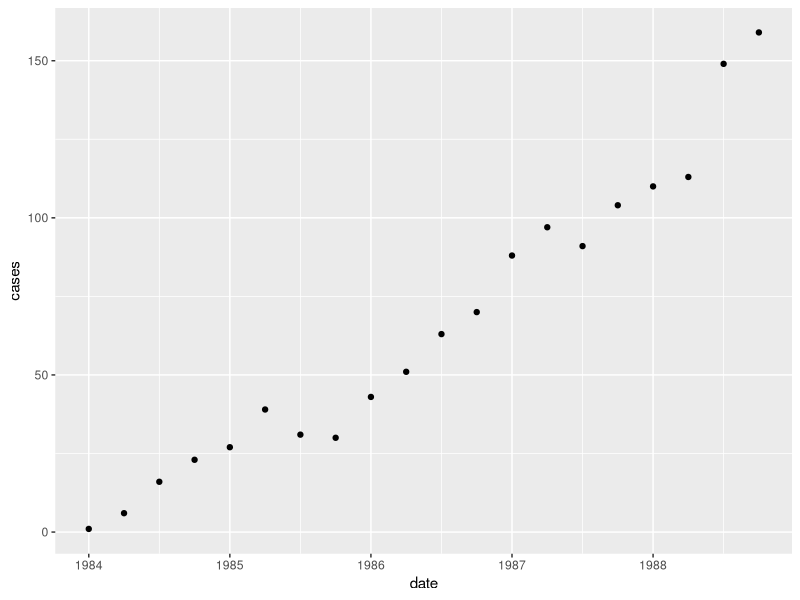
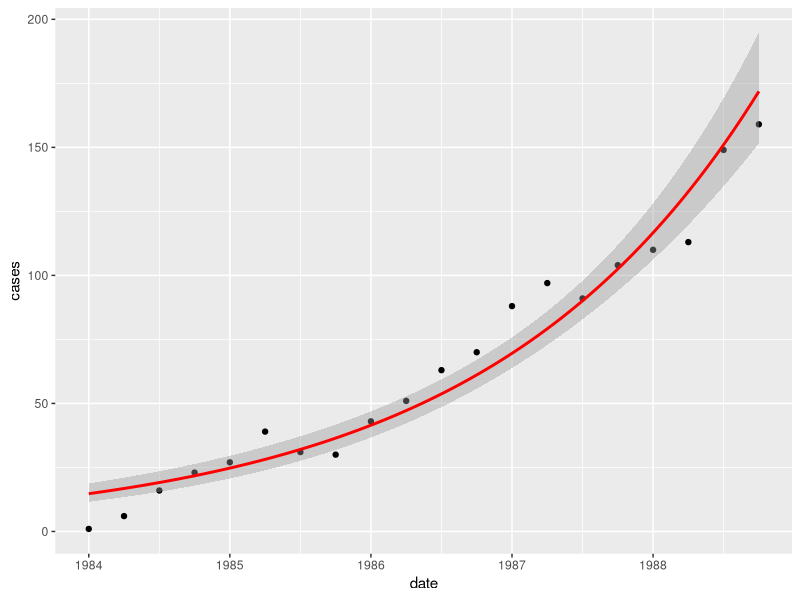
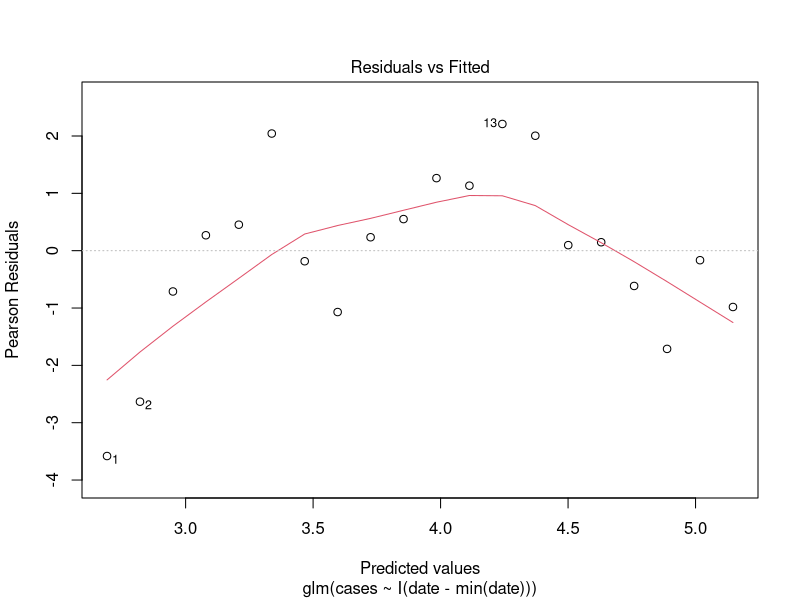
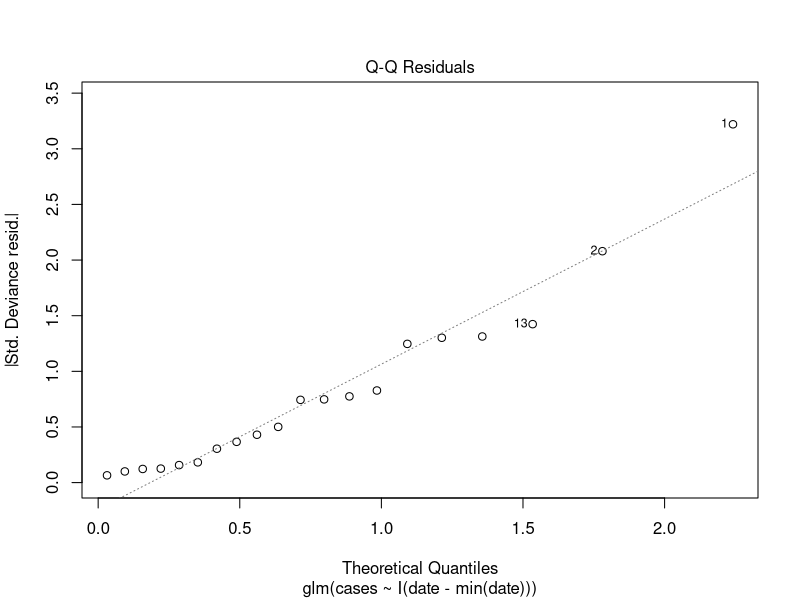
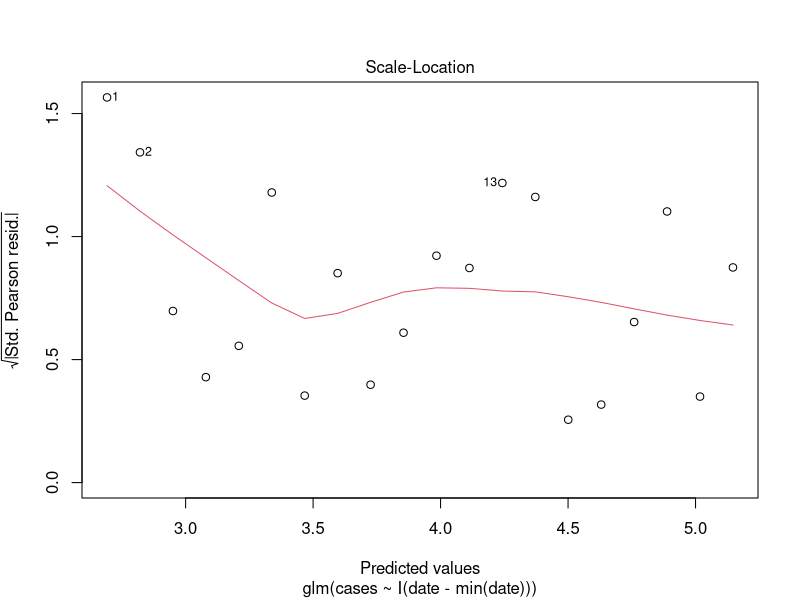
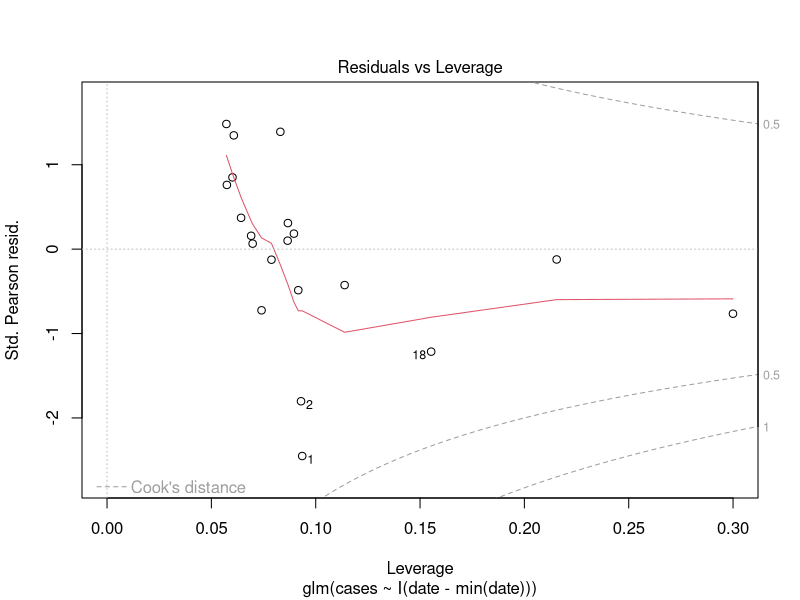
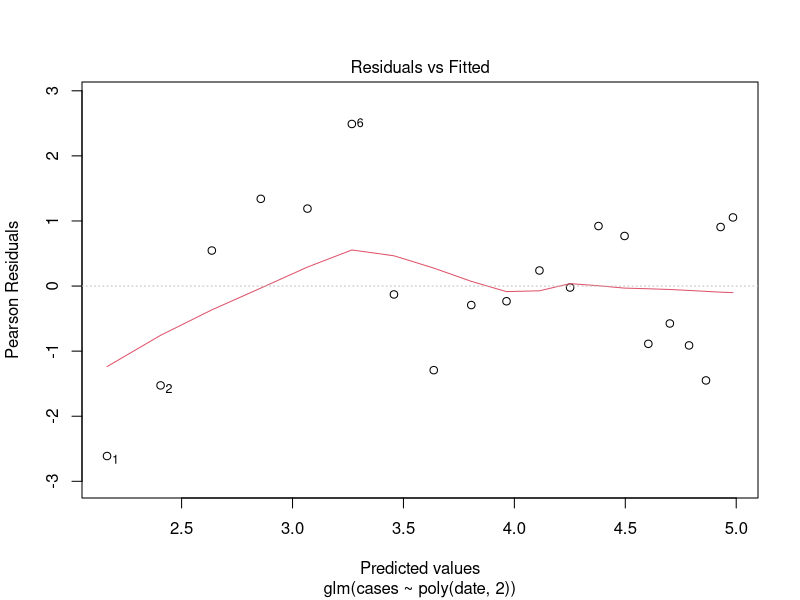
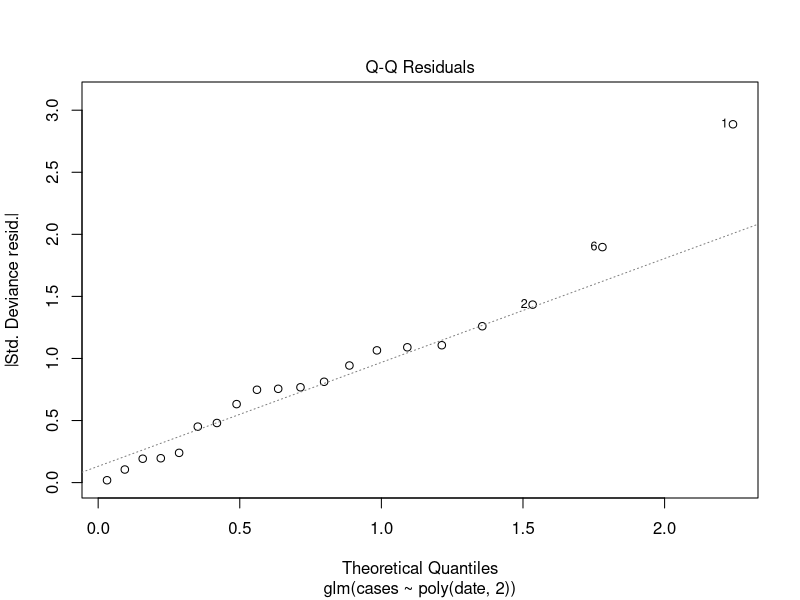

Source code (R) for these figures, in order:
aids<-read.csv("aids.csv")
library(ggplot2)
aids <- transform(aids, date=year+(quarter-1)/4)
gg0 <- ggplot(aids,aes(date,cases))+geom_point()
plot(gg0)
gg1 <- gg0 + geom_smooth(method="glm",colour="red",
                         formula=y~x,
                         method.args=list(family="quasipoisson"(link="log")))
plot(gg1)

g1 <- glm(cases~I(date-min(date)),aids,family=quasipoisson(link="log"))
summary(g1)
plot(g1)
##residuals vs fitted: clear pattern (exponential looking curve). Worry about this before anything else
##over predicting at the beginning and end, underpredicting in the middle 
##how to deal with this? fit a quadratic model instead of a linear model 

g1p<-update(g1, family=poisson(link="log"))
summary(g1p)
##what does the p value on the intercept mean? confident that the log of the aids cases is greater than 1 at the intercept 
##the p value of the I(date-min date) tells us that we are confident that we are seeing the sign we think we are 


g2 <- update(g1,.~poly(date,2))
summary(g2)
plot(g2)



acf(residuals(g1))